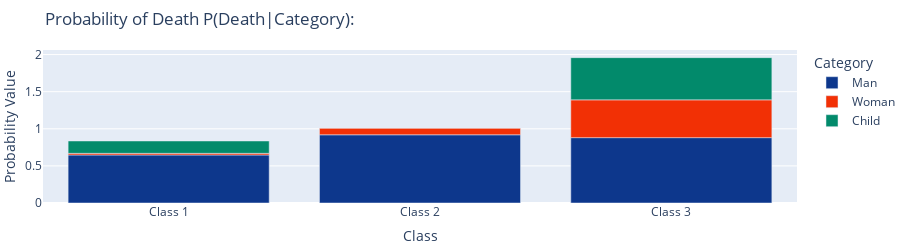

Notebook cell for this chart:
### Code cell
pDeathPclassman = [len(df[(df['survived']==0) & (df['pclass']==i) & (df['who']=='man')]) / len(df[(df['pclass']==i)& (df['who']=='man')]) for i in [1,2,3]]
pDeathPclasswoman = [len(df[(df['survived']==0) & (df['pclass']==i) & (df['who']=='woman')]) / len(df[(df['pclass']==i)& (df['who']=='woman')]) for i in [1,2,3]]
pDeathPclasschild = [len(df[(df['survived']==0) & (df['pclass']==i) & (df['who']=='child')]) / len(df[(df['pclass']==i) & (df['who']=='child')]) for i in [1,2,3]]

pDeathPclassAll = [pDeathPclassman,pDeathPclasswoman,pDeathPclasschild]

newDf = pd.DataFrame(pDeathPclassAll).T
newDf = newDf.rename({0:'Man',1:'Woman',2:'Child'},axis = 1)
newDf = newDf.rename({0:'Class 1',1:'Class 2',2:'Class 3'})
figBar = px.bar(newDf, color_discrete_sequence = ['#0D378C','#F23005','#028A6B'],
               labels = {'variable':'Category','value':'Probability Value','index':'Class'}, title = 'Probability of Death P(Death|Category):').update_layout(margin=dict(l=0,r=0,b=10,t=50), height=245,paper_bgcolor='rgba(0,0,0,0)')
figBar.show()

### Figure 1 — Plotly figure (JSON) as saved in the notebook; plotly's stock layout.template omitted (floating-point values rounded to 4 significant figures)
{"data": [{"alignmentgroup": "True", "hovertemplate": "Category=Man<br>Class=%{x}<br>Probability Value=%{y}<extra></extra>", "legendgroup": "Man", "marker": {"color": "#0D378C", "pattern": {"shape": ""}}, "name": "Man", "offsetgroup": "Man", "orientation": "v", "showlegend": true, "textposition": "auto", "type": "bar", "x": ["Class 1", "Class 2", "Class 3"], "xaxis": "x", "y": [0.6471, 0.9192, 0.8809], "yaxis": "y"}, {"alignmentgroup": "True", "hovertemplate": "Category=Woman<br>Class=%{x}<br>Probability Value=%{y}<extra></extra>", "legendgroup": "Woman", "marker": {"color": "#F23005", "pattern": {"shape": ""}}, "name": "Woman", "offsetgroup": "Woman", "orientation": "v", "showlegend": true, "textposition": "auto", "type": "bar", "x": ["Class 1", "Class 2", "Class 3"], "xaxis": "x", "y": [0.02198, 0.09091, 0.5088], "yaxis": "y"}, {"alignmentgroup": "True", "hovertemplate": "Category=Child<br>Class=%{x}<br>Probability Value=%{y}<extra></extra>", "legendgroup": "Child", "marker": {"color": "#028A6B", "pattern": {"shape": ""}}, "name": "Child", "offsetgroup": "Child", "orientation": "v", "showlegend": true, "textposition": "auto", "type": "bar", "x": ["Class 1", "Class 2", "Class 3"], "xaxis": "x", "y": [0.1667, 0, 0.569], "yaxis": "y"}], "layout": {"barmode": "relative", "height": 245, "legend": {"title": {"text": "Category"}, "tracegroupgap": 0}, "margin": {"b": 10, "l": 0, "r": 0, "t": 50}, "paper_bgcolor": "rgba(0,0,0,0)", "title": {"text": "Probability of Death P(Death|Category):"}, "xaxis": {"anchor": "y", "domain": [0, 1], "title": {"text": "Class"}}, "yaxis": {"anchor": "x", "domain": [0, 1], "title": {"text": "Probability Value"}}}}
